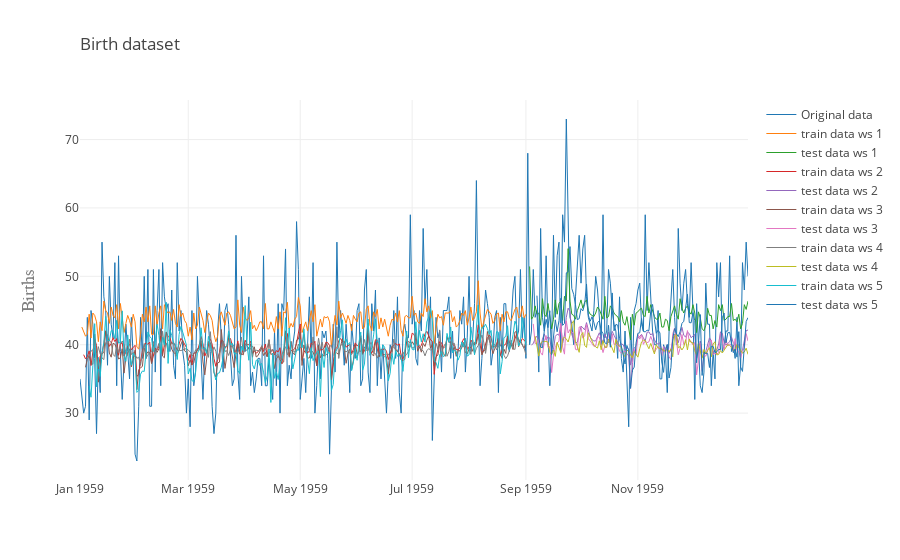

The notebook cell this image was saved under:
### Code cell
import plotly
plotly.offline.init_notebook_mode(connected=True)
from plotly.offline import plot, iplot
import plotly.graph_objs as go

def make_a_trace(df, name, colname):
    x=df.index
#     print(colname, df[colname].head())
    y=df[colname].values
    # Create a trace
    trace = go.Scatter(
        x = x,
        y = y,
        name = name,
        line = dict(
            width = 1
            )
    )
    return trace

df_plot = df.set_index('Date')
orig_data_trace = make_a_trace(df_plot, name='Original data', colname='Births')
data = [orig_data_trace]

for df_pred, window_size in zip(output, window_sizes):
    df_pred.set_index('Date', inplace=True)
    trace = make_a_trace(df_pred, name=f'train data ws {window_size}', colname='train')
    data.append(trace)
    trace = make_a_trace(df_pred, name=f'test data ws {window_size}', colname='test')
    data.append(trace)

layout = go.Layout(
            title=go.layout.Title(
                text='Birth dataset',
                xref='paper',
                x=0
            ),
            yaxis=go.layout.YAxis(
                title=go.layout.yaxis.Title(
                    text='Births',
                    font=dict(
                        family='Futura',
                        size=18,
                        color='#7f7f7f'
                    )
                )
            ),
            showlegend=True
        )

fig = go.Figure(data=data, layout=layout)


iplot(fig)

### Figure 1 — Plotly figure (JSON) as saved in the notebook; plotly's stock layout.template omitted (floating-point values rounded to 4 significant figures; data arrays with more than 128 entries replaced by an {"elided": "..."} marker saying what was removed)
{"data": [{"line": {"width": 1}, "name": "Original data", "type": "scatter", "uid": "11efb81c-c36c-423f-a2f2-48d7208e8d93", "x": {"elided": "365 str values"}, "y": {"elided": "365 int values"}}, {"line": {"width": 1}, "name": "train data ws 1", "type": "scatter", "uid": "df98c14c-a306-4762-88ae-7ebf716f7dfa", "x": {"elided": "365 str values"}, "y": {"elided": "365 float values"}}, {"line": {"width": 1}, "name": "test data ws 1", "type": "scatter", "uid": "de1e3e01-627c-4ddc-81e7-0c0b2d08d88c", "x": {"elided": "365 str values"}, "y": {"elided": "365 float values"}}, {"line": {"width": 1}, "name": "train data ws 2", "type": "scatter", "uid": "cd4df291-307d-414f-b662-8bd9cd9184d8", "x": {"elided": "365 str values"}, "y": {"elided": "365 float values"}}, {"line": {"width": 1}, "name": "test data ws 2", "type": "scatter", "uid": "522f2888-e6a2-40ed-afe3-b0866fcf7592", "x": {"elided": "365 str values"}, "y": {"elided": "365 float values"}}, {"line": {"width": 1}, "name": "train data ws 3", "type": "scatter", "uid": "b2850257-da4d-4f3d-a84a-0a8defc8b1f2", "x": {"elided": "365 str values"}, "y": {"elided": "365 float values"}}, {"line": {"width": 1}, "name": "test data ws 3", "type": "scatter", "uid": "e7c2fd53-3a17-4a87-bfa3-2e70e293cb1a", "x": {"elided": "365 str values"}, "y": {"elided": "365 float values"}}, {"line": {"width": 1}, "name": "train data ws 4", "type": "scatter", "uid": "5eac90de-c186-485b-ae88-92733823d908", "x": {"elided": "365 str values"}, "y": {"elided": "365 float values"}}, {"line": {"width": 1}, "name": "test data ws 4", "type": "scatter", "uid": "0e9b1330-efe4-4e9a-8633-626be32916e5", "x": {"elided": "365 str values"}, "y": {"elided": "365 float values"}}, {"line": {"width": 1}, "name": "train data ws 5", "type": "scatter", "uid": "b8cad4f1-c6b7-4509-bf35-a9bf69b9ae19", "x": {"elided": "365 str values"}, "y": {"elided": "365 float values"}}, {"line": {"width": 1}, "name": "test data ws 5", "type": "scatter", "uid": "e6100c40-0481-4cc7-af34-d2a01694a2b5", "x": {"elided": "365 str values"}, "y": {"elided": "365 float values"}}], "layout": {"autosize": true, "showlegend": true, "title": {"text": "Birth dataset", "x": 0, "xref": "paper"}, "xaxis": {"autorange": true, "range": ["1959-01-01", "1959-12-31"], "type": "date"}, "yaxis": {"autorange": true, "range": [20.22, 75.78], "title": {"font": {"color": "#7f7f7f", "family": "Futura", "size": 18}, "text": "Births"}, "type": "linear"}}}
